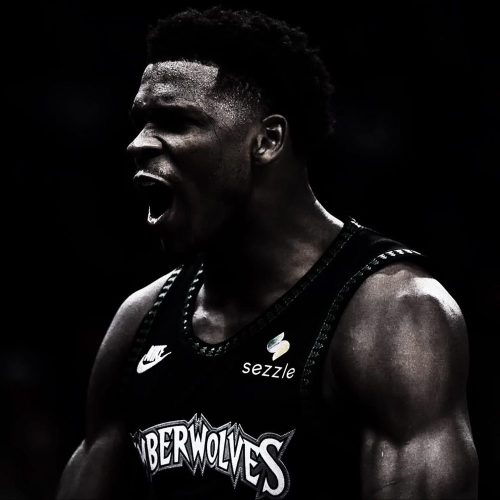
#> input picture ORGANISATION/ELOUAN LAINE/assets/img/ant-roar.jpg, 1000 x 1000 px (shown at 1/2 size)
$ python -i maskops.py   (imports and definitions only)   (older library calls are emulated)
#> lines starting #> are read from the running program, lines starting #| are printed output that depends on the picture; after the words box and inside, x2 and y2 are one past the last pixel; in counts of white or black regions, pixels touching at a corner belong together
"""Petits outils partagés sur les masques / images (sans dépendance IA)."""
from __future__ import annotations

import base64

import cv2
import numpy as np


# [26 lines left out: functions to_u8, bbox, expand_box, not called in this run]


def ellipse_kernel(radius: int) -> np.ndarray:
    radius = max(1, int(radius))
    return cv2.getStructuringElement(cv2.MORPH_ELLIPSE, (2 * radius + 1, 2 * radius + 1))


def dilate(mask: np.ndarray, radius: int) -> np.ndarray:
    return mask if radius <= 0 else cv2.dilate(mask, ellipse_kernel(radius))


def erode(mask: np.ndarray, radius: int) -> np.ndarray:
    return mask if radius <= 0 else cv2.erode(mask, ellipse_kernel(radius))


# [105 lines left out: functions fill_holes, keep_components, smooth_mask, feather, contours_normalized, mask_to_png_b64 and 2 more, not called in this run]


def estimate_noise_sigma(gray: np.ndarray, mask: np.ndarray | None = None) -> float:
    """Estimation robuste du bruit/grain (méthode MAD sur le laplacien, Immerkær simplifié)."""
    g = gray.astype(np.float32)
    kernel = np.array([[1, -2, 1], [-2, 4, -2], [1, -2, 1]], dtype=np.float32)
    resp = cv2.filter2D(g, -1, kernel)
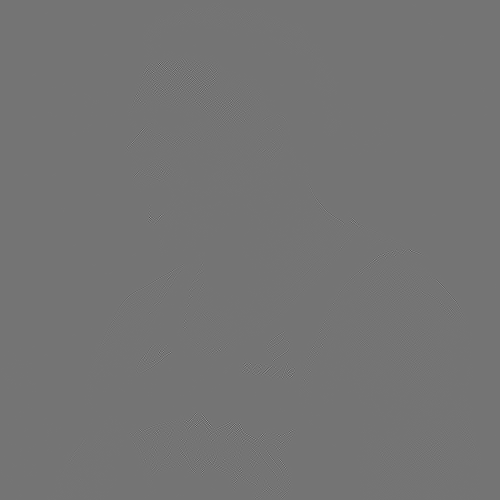
#> resp: shape (1000, 1000) float32 (shown at 1/2 size); min -295, max 350, mean 0; drawn with min black and max white
    # on ignore les zones texturées (bords forts) pour ne mesurer que le grain
    edges = cv2.Canny(gray.astype(np.uint8), 60, 140)
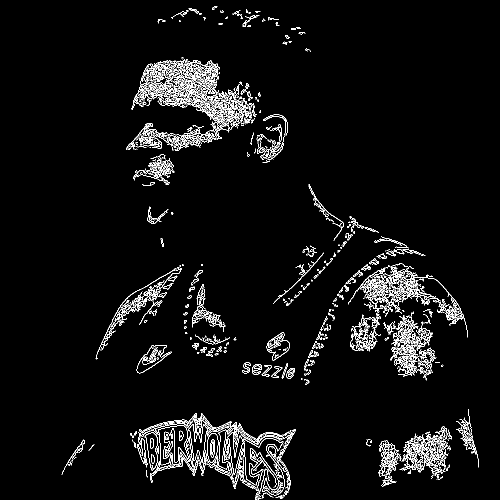
#> edges: shape (1000, 1000) (shown at 1/2 size); 4.1% white in thin lines or dots, all inside (x1, y1, x2, y2) = (123, 13, 958, 1000)
    valid = cv2.dilate(edges, ellipse_kernel(2)) == 0
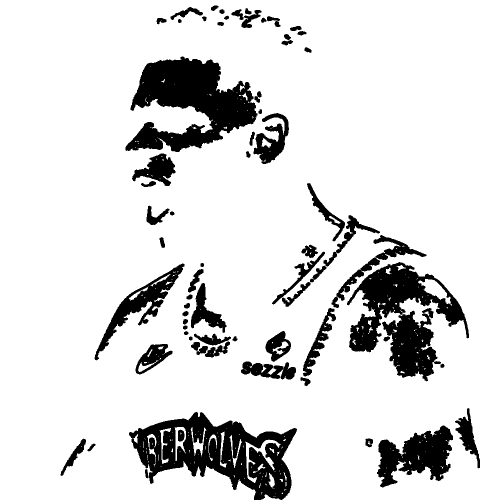
#> valid: shape (1000, 1000) bool (shown at 1/2 size); 86.4% white; 67 black regions, largest, box (x1, y1, x2, y2) and area: (258, 824, 594, 1000) 28306, (251, 113, 515, 304) 27504, (694, 524, 938, 763) 25357
    if mask is not None:
        valid &= mask > 0
    vals = np.abs(resp[valid])
    if vals.size < 200:
        return 0.0
    return float(np.median(vals) * 1.4826 / np.sqrt(36.0))


# [10 lines left out: function sharpness, not called in this run]

>>> import cv2
>>> picture = cv2.imread('../../../ORGANISATION/ELOUAN LAINE/assets/img/ant-roar.jpg', cv2.IMREAD_GRAYSCALE)
>>> result = estimate_noise_sigma(picture)
#> result = 0
